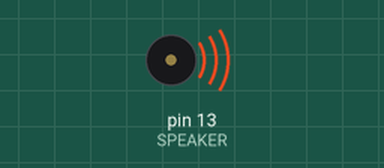
This sketch was run on a simulated Arduino Uno, built with avr-gcc and run on an emulated ATmega328P. Shown: buzzer (waves = sounding).

Above: at 0.1 s.
At 3.6 s:
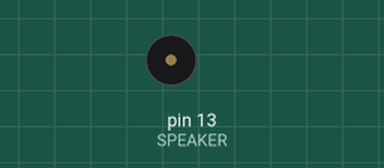
Timing chart, 0 to 5.1 s (numbered marks = the images above):
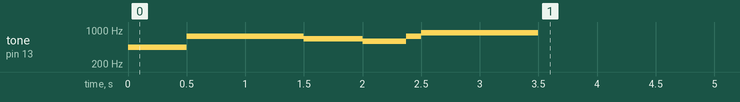

The sketch:

speaker.ino
```cpp
#define BEATTIME 500 //音を出している時間(msec)
#define SPEAKER 13 //スピーカーの出力ピン番号
#define sounds(hz) (440 * pow(1.0594630943592,hz)) //ドが-9
void setup() {
  /*tone(SPEAKER,sounds(-8),BEATTIME/2) ;
  delay(BEATTIME/2) ;
  tone(SPEAKER,sounds(-10),BEATTIME/2) ;
  delay(BEATTIME/2) ;
  tone(SPEAKER,sounds(-11),BEATTIME/2) ;
  delay(BEATTIME/2) ;
  tone(SPEAKER,sounds(-10),BEATTIME/2) ;
  delay(BEATTIME/2) ;
  tone(SPEAKER,sounds(-8),BEATTIME) ;
  delay(BEATTIME) ;
  tone(SPEAKER,sounds(-3),BEATTIME) ;
  delay(BEATTIME) ;
  tone(SPEAKER,sounds(-4),BEATTIME) ;
  delay(BEATTIME) ;
  tone(SPEAKER,sounds(-3),BEATTIME) ;
  delay(BEATTIME) ;
  tone(SPEAKER,sounds(-1),BEATTIME) ;
  delay(BEATTIME) ;
  tone(SPEAKER,sounds(-8),BEATTIME) ;
  delay(BEATTIME) ;
  tone(SPEAKER,sounds(2),BEATTIME*5/2) ;
  delay(BEATTIME*3/2) ;
  tone(SPEAKER,sounds(1),BEATTIME/2) ;
  delay(BEATTIME/2+1) ;
  tone(SPEAKER,sounds(1),BEATTIME*3) ;
  delay(BEATTIME*3) ;//shine*/
  tone(SPEAKER,sounds(0),BEATTIME) ;
  delay(BEATTIME) ;
  tone(SPEAKER,sounds(9),BEATTIME*2) ;
  delay(BEATTIME*2) ;
  tone(SPEAKER,sounds(7),BEATTIME) ;
  delay(BEATTIME) ;
  tone(SPEAKER,sounds(5),BEATTIME*3/4) ;
  delay(BEATTIME*3/4) ;
  tone(SPEAKER,sounds(9),BEATTIME/4) ;
  delay(BEATTIME/4) ;
  tone(SPEAKER,sounds(12),BEATTIME*2) ;
  delay(BEATTIME*3) ;//校歌*/
}
void loop() {
}
```
